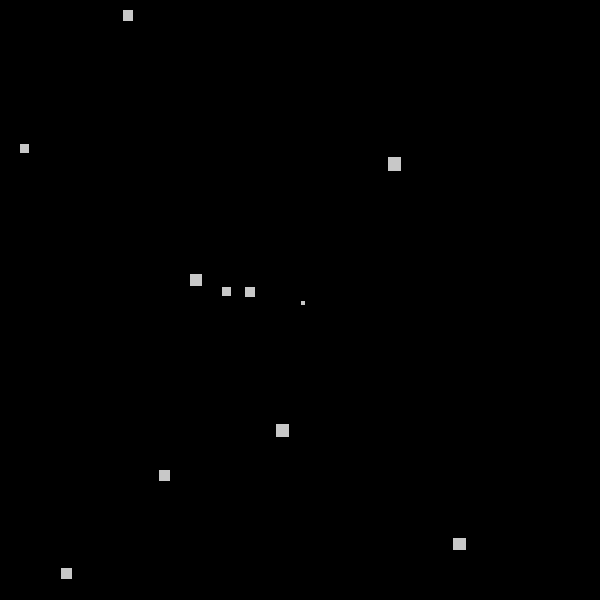
Frame 1 (no input)
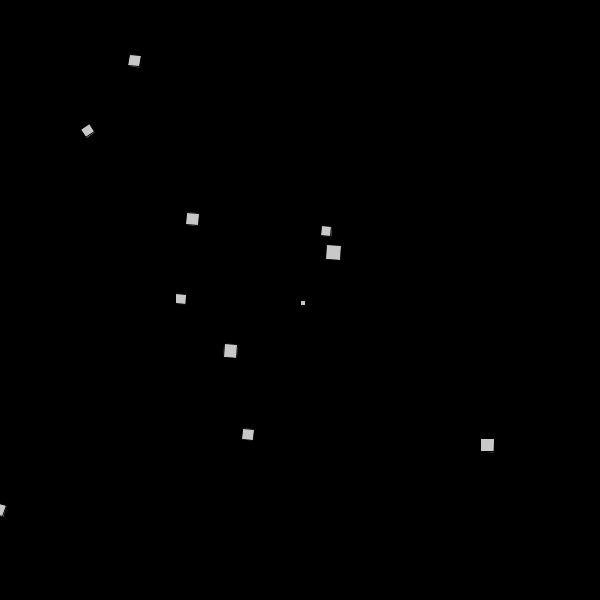
Frame 60 (the mouse pressed at the canvas centre just before this capture)
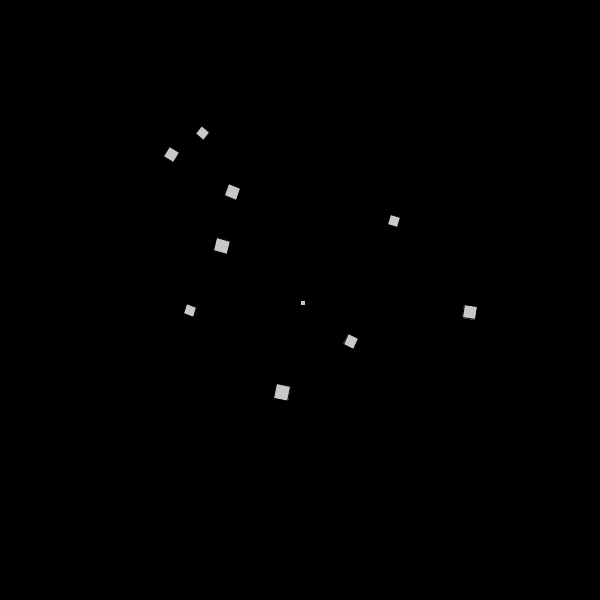
Frame 120 (the mouse held since frame 60 and released just before this capture)

The Processing sketch that drew these frames (run headless with seeded random() and noise(); from frame 60 on, the mouse is pressed at the canvas centre):

// Processing sketch: sketch_01_PlanetSpin
// ── sketch_01_PlanetSpin.pde
Mover[] a;
Mover sun;

PVector gravity;

void setup(){
  size(600, 600);
  sun = new Mover(width/2, height/2, 5);
  
  a = new Mover[10];
  for(int i =0; i < a.length; i++){
  float randX = (float) random(0, width);
  float randY = (float) random(0, height);
  a[i] = new Mover(randX, randY, random(10,15));
  a[i].vel.x = random(-1.5, 1.5);
  a[i].vel.y = random(-1.5, 1.5);
  }
  gravity = new PVector(0,0);
  background(0);
  
}

void draw(){
 background(0);

    for(int i =0; i < a.length; i++){
    gravity = sun.attract(a[i]);
      a[i].applyForce(gravity);
      
  a[i].update();
  a[i].display();
  }
  sun.display();
  
}
// ── Mover.pde
class Mover{
  PVector loc;
  PVector vel;
  PVector accel;
  
  float angle;
  float aVel;
  float aAccel;
  
  float mass;
  float volume;

  Mover(float x_, float y_, float mass_){
    loc = new PVector(x_, y_);
    vel = new PVector(0,0);
    accel = new PVector(0, 0);
    mass = mass_;
    
    angle =0;
    aVel=0;
    aAccel = 1/(100*x_);
  }
  
  void update(){
    loc.add(vel);
    vel.add(accel);
    vel.limit(5);
    accel.x=0;
    accel.y=0;
    
    angle += aVel;
    aVel += aAccel;
    
  }
  
  void display(){
    fill(200);
    
    pushMatrix();
    translate(loc.x,loc.y);
    rotate(angle);
    rect(0, 0, mass,mass);
    popMatrix();
  }
  
  void checkEdges(){
    float c = 0.5;
    if(loc.x < 0){
      vel.x = c* Math.abs(vel.x);
    }
    if(width-mass < loc.x){
      vel.x =-c* Math.abs(vel.x);
    }
    
    if(loc.y < 0){
      vel.y = c*Math.abs(vel.y);
    }
    if(height-mass < loc.y){
      vel.y = -c*Math.abs(vel.y);
    }
  }
  
  void applyForce(PVector force){
    accel.add(PVector.div(force,mass));
  }
  
    void ignoreForce(PVector force){
    accel.sub(PVector.div(force,mass));
  }
  
  PVector attract(Mover m){
    float G = 2;
    float distance = PVector.sub(loc,m.loc).mag();
    distance = constrain(distance, 5, 25);
    PVector r =  PVector.sub(loc,m.loc).normalize();
    
    return r.mult(G*mass*m.mass).div(distance*distance);
  }
}
